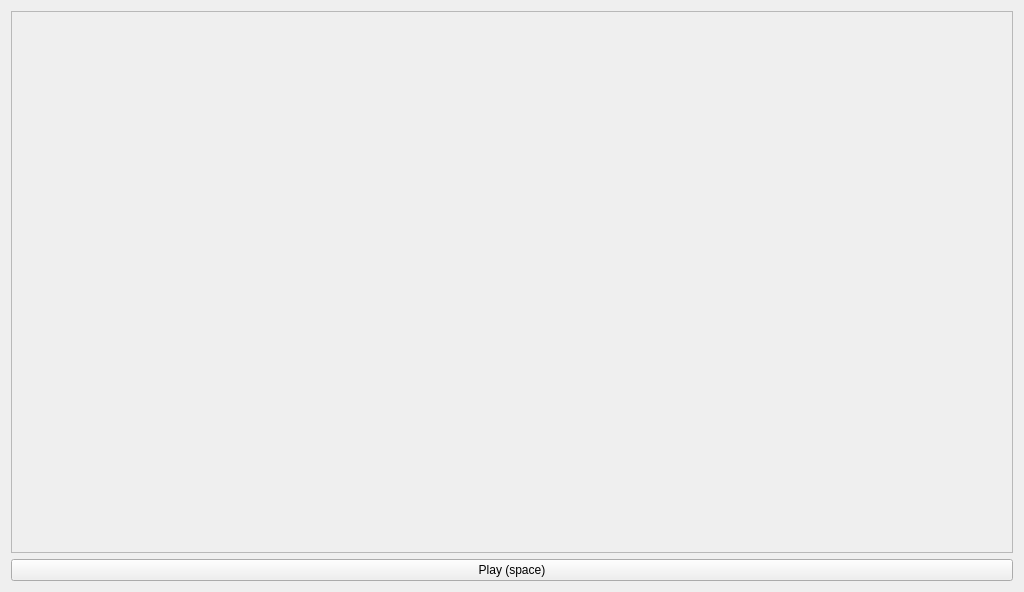
<?xml version="1.0" encoding="UTF-8"?>
<ui version="4.0">
 <class>LogViewWindow</class>
 <widget class="QMainWindow" name="LogViewWindow">
  <property name="geometry">
   <rect>
    <x>0</x>
    <y>0</y>
    <width>1024</width>
    <height>592</height>
   </rect>
  </property>
  <property name="minimumSize">
   <size>
    <width>650</width>
    <height>400</height>
   </size>
  </property>
  <property name="windowTitle">
   <string>ThreeMotion - Log View</string>
  </property>
  <widget class="QWidget" name="centralWidget">
   <layout class="QVBoxLayout" name="verticalLayout">
    <item>
     <widget class="QScrollArea" name="StagesScroll">
      <property name="widgetResizable">
       <bool>true</bool>
      </property>
      <property name="alignment">
       <set>Qt::AlignLeading|Qt::AlignLeft|Qt::AlignVCenter</set>
      </property>
      <widget class="QWidget" name="scrollAreaWidgetContents">
       <property name="geometry">
        <rect>
         <x>0</x>
         <y>0</y>
         <width>1004</width>
         <height>523</height>
        </rect>
       </property>
       <layout class="QVBoxLayout" name="ActionStackLayout"/>
      </widget>
     </widget>
    </item>
    <item>
     <widget class="QPushButton" name="playPauseButton">
      <property name="text">
       <string>Play (space)</string>
      </property>
     </widget>
    </item>
   </layout>
  </widget>
  <widget class="QMenuBar" name="menuBar">
   <property name="geometry">
    <rect>
     <x>0</x>
     <y>0</y>
     <width>1024</width>
     <height>20</height>
    </rect>
   </property>
   <widget class="QMenu" name="menuFile">
    <property name="title">
     <string>Action</string>
    </property>
    <addAction name="actionRestart"/>
    <addAction name="actionExit"/>
   </widget>
   <addAction name="menuFile"/>
  </widget>
  <action name="actionExit">
   <property name="text">
    <string>Exit</string>
   </property>
   <property name="shortcut">
    <string>Esc</string>
   </property>
  </action>
  <action name="actionRestart">
   <property name="text">
    <string>Restart</string>
   </property>
   <property name="shortcut">
    <string>F5</string>
   </property>
  </action>
 </widget>
 <layoutdefault spacing="6" margin="11"/>
 <resources/>
 <connections/>
</ui>
